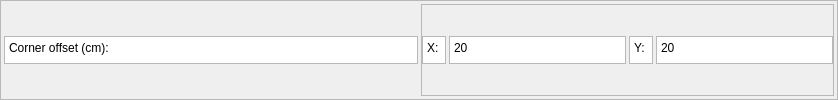
               <widget class="QFrame" name="frame_24">
                <property name="frameShape">
                 <enum>QFrame::StyledPanel</enum>
                </property>
                <property name="frameShadow">
                 <enum>QFrame::Raised</enum>
                </property>
                <layout class="QHBoxLayout" name="horizontalLayout_31" stretch="1,1">
                 <property name="spacing">
                  <number>3</number>
                 </property>
                 <property name="margin">
                  <number>3</number>
                 </property>
                 <item>
                  <widget class="QPlainTextEdit" name="plainTextEdit_13">
                   <property name="minimumSize">
                    <size>
                     <width>180</width>
                     <height>28</height>
                    </size>
                   </property>
                   <property name="maximumSize">
                    <size>
                     <width>16777215</width>
                     <height>28</height>
                    </size>
                   </property>
                   <property name="readOnly">
                    <bool>true</bool>
                   </property>
                   <property name="plainText">
                    <string>Corner offset (cm):</string>
                   </property>
                  </widget>
                 </item>
                 <item>
                  <widget class="QFrame" name="frame">
                   <property name="frameShape">
                    <enum>QFrame::StyledPanel</enum>
                   </property>
                   <property name="frameShadow">
                    <enum>QFrame::Raised</enum>
                   </property>
                   <layout class="QHBoxLayout" name="horizontalLayout_32">
                    <property name="spacing">
                     <number>3</number>
                    </property>
                    <property name="margin">
                     <number>0</number>
                    </property>
                    <item>
                     <widget class="QPlainTextEdit" name="plainTextEdit">
                      <property name="minimumSize">
                       <size>
                        <width>24</width>
                        <height>28</height>
                       </size>
                      </property>
                      <property name="maximumSize">
                       <size>
                        <width>24</width>
                        <height>28</height>
                       </size>
                      </property>
                      <property name="plainText">
                       <string>X:</string>
                      </property>
                     </widget>
                    </item>
                    <item>
                     <widget class="QPlainTextEdit" name="pt_offset_x">
                      <property name="minimumSize">
                       <size>
                        <width>0</width>
                        <height>28</height>
                       </size>
                      </property>
                      <property name="maximumSize">
                       <size>
                        <width>16777215</width>
                        <height>28</height>
                       </size>
                      </property>
                      <property name="plainText">
                       <string>20</string>
                      </property>
                     </widget>
                    </item>
                    <item>
                     <widget class="QPlainTextEdit" name="plainTextEdit_23">
                      <property name="minimumSize">
                       <size>
                        <width>24</width>
                        <height>28</height>
                       </size>
                      </property>
                      <property name="maximumSize">
                       <size>
                        <width>24</width>
                        <height>28</height>
                       </size>
                      </property>
                      <property name="plainText">
                       <string>Y:</string>
                      </property>
                     </widget>
                    </item>
                    <item>
                     <widget class="QPlainTextEdit" name="pt_offset_y">
                      <property name="minimumSize">
                       <size>
                        <width>0</width>
                        <height>28</height>
                       </size>
                      </property>
                      <property name="maximumSize">
                       <size>
                        <width>16777215</width>
                        <height>28</height>
                       </size>
                      </property>
                      <property name="plainText">
                       <string>20</string>
                      </property>
                     </widget>
                    </item>
                   </layout>
                  </widget>
                 </item>
                </layout>
               </widget>
